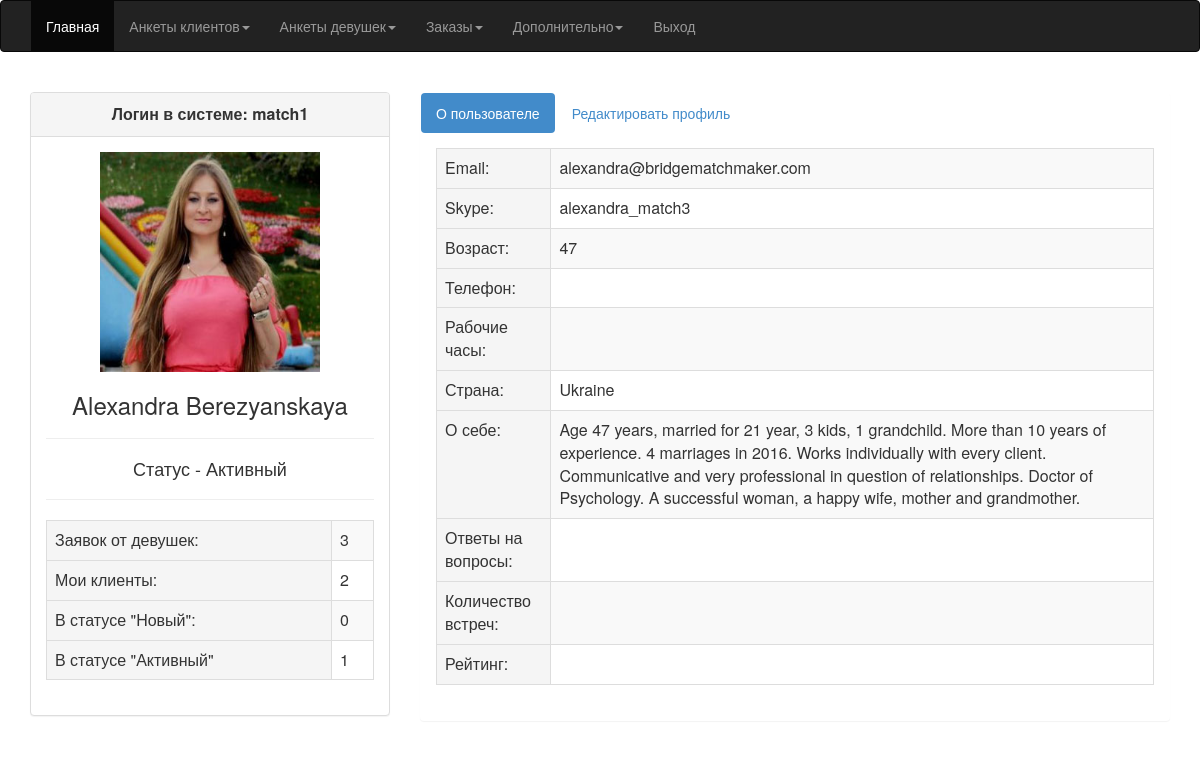
Screenshot of /matchmaker/match.php (signed in) with the database file from the repository.
### tables this page shows
CREATE TABLE IF NOT EXISTS `matchmakers` (
  `id` int(11) NOT NULL AUTO_INCREMENT,
  `name` varchar(128) NOT NULL,
  `email` varchar(64) NOT NULL,
  `skype` varchar(64) NOT NULL,
  `login` varchar(64) NOT NULL,
  `pass` varchar(64) NOT NULL,
  `description` varchar(512) NOT NULL,
  `age` varchar(64) NOT NULL,
  `country` varchar(64) NOT NULL,
  `foto` varchar(256) NOT NULL,
  `status` varchar(8) NOT NULL,
  PRIMARY KEY (`id`)
);

### matchmaker/match.php (the view, shortened to what this page needs)
<?
$zapros = "SELECT * FROM matchmakers WHERE login='".$_SESSION['login_match']."'";
	$requirest = mysql_query($zapros);
	while($row = mysql_fetch_array($requirest)) {
	  $name = $row['name'];
	  $description = $row['description'];
	  $foto = "../".$row['foto'];
	  $email = $row['email'];
	  $skype = $row['skype'];
	  $age = $row['age'];
	  $country = $row['country'];
	  $login = $row['login'];
	  $status = $row['status'];
	  $phone = $row['phone'];
	  $time = $row['time'];
	  $rating = $row['rating'];
	  $meetings = $row['meetings'];
	  $answers = $row['answers'];
	  }
switch ($status)
	{
		case 1:
			$status_print = "Активный";
		break;
	}
$result_order_girls = mysql_query("SELECT * FROM girls_invite;");
$num_order_girls = mysql_num_rows($result_order_girls);
$result_my_clients = mysql_query("SELECT * FROM clients WHERE matchmaker_login='$login';");
$num_my_clients = mysql_num_rows($result_my_clients);
$result_new_clients = mysql_query("SELECT * FROM clients WHERE status_system='0';");
$num_new_clients = mysql_num_rows($result_new_clients);
$result_active_clients = mysql_query("SELECT * FROM clients WHERE status_system='1';");
$num_active_clients = mysql_num_rows($result_active_clients);
?>
<html>
<head>
	<link rel="stylesheet" href="./css/bootstrap.min.css" />
	<link rel="stylesheet" href="./css/font-awesome.min.css" />
	<link rel="stylesheet" href="./css/bootstrap-select.css">
</head>
<?
include "header.php";
?>
<div class="container" style="margin-top:40px;">
<div id="main">
	<div class="row" id="real-estates-detail">
		<div class="col-lg-4 col-md-4 col-xs-12">
			<div class="panel panel-default">
					<div class="panel-heading">
						<header class="panel-title">
							<div class="text-center">
								<strong>Логин в системе: <? echo $_SESSION['login_match']; ?></strong>
							</div>
						</header>
					</div>
					<div class="panel-body">
						<div class="text-center" id="author">
							<img width="220" height="220" src="<? echo $foto ?>">
							<h3><? echo $name ?></h3>
							<hr>
							<h4>Статус - <? echo $status_print ?></h4>
							<hr>
							<table class="table table-striped table-bordered">
									<tr><td class="active">Заявок от девушек:</td><td><? echo $num_order_girls; ?></td></tr>
									<tr><td class="active">Мои клиенты:</td><td><? echo $num_my_clients; ?></td></tr>
									<tr><td class="active">В статусе "Новый":</td><td><? echo $num_new_clients; ?></td></tr>
									<tr><td class="active">В статусе "Активный"</td><td><? echo $num_active_clients; ?></td></tr>
							</table>
						</div>
					</div>
			</div>
		</div>
		<div class="col-lg-8 col-md-8 col-xs-12">
			<div class="panel">
				<ul id="myTab" class="nav nav-pills">
					<li class="active"><a href="#detail" data-toggle="tab">О пользователе</a></li>
					<li class=""><a href="#contact" data-toggle="tab">Редактировать профиль</a></li>
				</ul>
				<div class="panel-body">
					<div id="myTabContent" class="tab-content">
						<div class="tab-pane fade active in" id="detail">
							<table class="table table-striped table-bordered">
									<tr><td class="active">Email:</td><td><? echo $email ?></td></tr>
									<tr><td class="active">Skype:</td><td><? echo $skype ?></td></tr>
									<tr><td class="active">Возраст:</td><td><? echo $age ?></td></tr>
									<tr><td class="active">Телефон:</td><td><? echo $phone ?></td></tr>
									<tr><td class="active">Рабочие часы:</td><td><? echo $time ?></td></tr>
									<tr><td class="active">Страна:</td><td><? echo $country ?></td></tr>
									<tr><td class="active">О себе:</td><td><? echo $description ?></td></tr>
									<tr><td class="active">Ответы на вопросы:</td><td><? echo $answers ?></td></tr>
									<tr><td class="active">Количество встреч:</td><td><? echo $meetings ?></td></tr>
									<tr><td class="active">Рейтинг:</td><td><? echo $rating ?></td></tr>
							</table>
						</div>
					</div>
				</div>
			</div>
		</div>
	</div>
	</div>
</div>
</html>

### rows the page displays
matchmakers: foto (picture), name "Alexandra Berezyanskaya", status "Активный", email "alexandra@bridgematchmaker.com", skype "alexandra_match3", age "47", country "Ukraine", description "Age 47 years, married for 21 year, 3 kids, 1 grandchild. More than 10 years of experience. 4 marriages in 2016. Works individually with every client. Communicative and very professional in question of relationships. Doctor of Psychology. A successful woman, a happy wife, mother and grandmother."

### other values shown
$_SESSION['login_match'] "match1"
$num_order_girls "3"
$num_my_clients "2"
$num_new_clients "0"
$num_active_clients "1"
